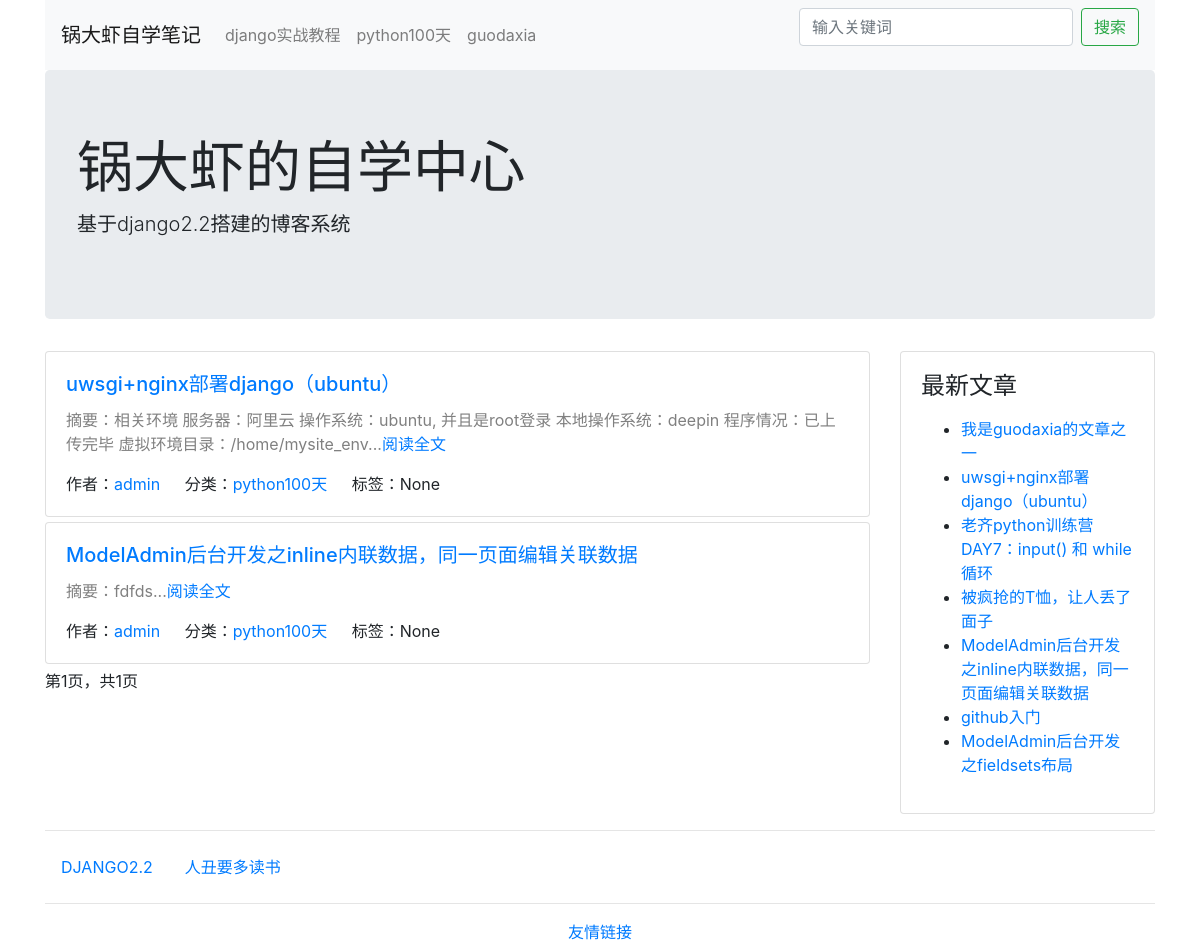
Screenshot of /category/3/ with the database file from the repository.
### blog/models.py (models this page shows, shortened)
class Category(models.Model):
    STATUS_NORMAL = 1
    STATUS_DELETE = 0
    STATUS_ITEMS = (
        (STATUS_NORMAL, '正常'),
        (STATUS_DELETE, '删除'),
    )
    name = models.CharField('名称', max_length=50)
    status = models.PositiveIntegerField('状态', default=STATUS_NORMAL, choices=STATUS_ITEMS)
    is_nav = models.BooleanField('是否为导航', default=False)
    owner = models.ForeignKey(User, verbose_name='作者', on_delete=models.CASCADE)
    created_time = models.DateTimeField('创建时间', auto_now_add=True)
    class Meta:
        verbose_name = verbose_name_plural = '分类'
    @classmethod
    def get_navs(cls):
        categories = cls.objects.filter(status=cls.STATUS_NORMAL)
        nav_categories = []
        normal_categories = []
        for cate in categories:
            if cate.is_nav:
                nav_categories.append(cate)
            else:
                normal_categories.append(cate)
        category = {
            'navs': nav_categories,
            'categories': normal_categories,
        }
        return category

class Post(models.Model):
    STATUS_NORMAL = 1
    STATUS_DELETE = 0
    STATUS_DRAFT = 2
    STATUS_ITEMS = (
        (STATUS_NORMAL, '正常'),
        (STATUS_DELETE, '删除'),
        (STATUS_DRAFT, '草稿'),
    )
    title = models.CharField('标题', max_length=255)
    decs = models.CharField('摘要', max_length=1024, blank=True, null=True)
    content = models.TextField('正文', help_text='正文必须为markdown格式')
    status = models.PositiveIntegerField('状态', choices=STATUS_ITEMS, default=STATUS_NORMAL)
    category = models.ForeignKey(Category, verbose_name='分类', on_delete=models.CASCADE)
    tag = models.ManyToManyField(Tag, verbose_name='标签')
    owner = models.ForeignKey(User, verbose_name='作者', on_delete=models.CASCADE)
    created_time = models.DateTimeField('创建时间', auto_now_add=True)
    pv = models.PositiveIntegerField(default=1)
    uv = models.PositiveIntegerField(default=1)
    class Meta:
        verbose_name = verbose_name_plural = '文章'
        ordering = ['-id']
    @classmethod
    def latest_posts(cls):
        return cls.objects.filter(status=cls.STATUS_NORMAL)

### config/models.py (models this page shows, shortened)
class SideBar(models.Model):
    STATUS_SHOW = 1
    STATUS_HIDE = 2
    DISPLAY_HTML = 1
    DISPLAY_LATEST = 2
    DISPLAY_HOT = 3
    DISPLAY_COMMENT = 4
    STATUS_ITEMS = (
        (STATUS_SHOW, '展示'),
        (STATUS_HIDE, '隐藏'),
    )
    SIDE_TYPE = (
        (DISPLAY_HTML, 'HTML'),
        (DISPLAY_LATEST, '最新文章'),
        (DISPLAY_HOT, '最热文章'),
        (DISPLAY_COMMENT, '最近评论'),
    )
    title = models.CharField('标题', max_length=50)
    display_type = models.PositiveIntegerField('展示类型', choices=SIDE_TYPE, default=1)
    content = models.CharField('内容', help_text='如果设置的不是HTML类型，可为空', blank=True, max_length=500)
    status = models.PositiveIntegerField('状态', choices=STATUS_ITEMS, default=STATUS_SHOW)
    owner = models.ForeignKey(User, verbose_name='作者', on_delete=models.CASCADE)
    created_time = models.DateTimeField('创建时间', auto_now_add=True)
    class Meta:
        verbose_name = verbose_name_plural = '侧边栏'
    @classmethod
    def get_all(cls):
        return cls.objects.filter(status=cls.STATUS_SHOW)
    @property
    def content_html(self):
        from blog.models import Post
        from comment.models import Comment
        result = ''
        if self.display_type == self.DISPLAY_HTML:
            result = self.content
        elif self.display_type == self.DISPLAY_LATEST:
            context = {
                'posts': Post.latest_posts(),
            }
            result = render_to_string('config/blocks/sidebar_posts.html', context)
        elif self.display_type == self.DISPLAY_HOT:
            context = {
                'posts': Post.hot_posts(),
            }
            result = render_to_string('config/blocks/sidebar_posts.html', context)
        elif self.display_type == self.DISPLAY_COMMENT:
            context = {
                'comments': Comment.objects.filter(status=Comment.STATUS_NORMAL),
            }
            result = render_to_string('config/blocks/sidebar_comments.html', context)
        return result

### blog/views.py (the view)
# urls.py: path('category/<category_id>/', CategoryView.as_view(), name='category_list'),
class CategoryView(IndexView):
    def get_context_data(self, **kwargs):
        context = super().get_context_data(**kwargs)
        category_id = self.kwargs.get('category_id')
        category = get_object_or_404(Category, pk=category_id)
        context.update({
            'category': category,
        })
        return context
    def get_queryset(self):
        queryset = super().get_queryset()
        category_id = self.kwargs.get('category_id')
        return queryset.filter(category_id=category_id)

### blog/views.py (called while the page is built)
    def get_context_data(self, **kwargs):
        context = super().get_context_data(**kwargs)
        context.update({
            'sidebars': SideBar.get_all(),
        })
        context.update(Category.get_navs())
        return context

### typeidea/templates/blog/list.html (shortened to what this page needs)
{% extends "../base.html" %}
{% block main %}
{% for post in post_list %}
<div class="card post">
    <div class="card-body">
        <h5 class="card-title"><a href="{% url 'post_detail' post.id %}">{{ post.title }}</a></h5>
        <div>
            <p style="color: gray">摘要：{{ post.decs }}...<a href="{% url 'post_detail' post.id %}">阅读全文</a></p>
        </div>
        <span class="card-link">作者：<a href="{% url 'author' post.owner.id %}">{{ post.owner.username }}</a></span>
        <span class="card-link">分类：<a href="{% url 'category_list' post.category.id %}">{{ post.category.name }}</a></span>
        <span class="card-link">标签：{{ post.tag.name }}</span>
    </div>
</div>
{% endfor %}
{% if page_obj %}
第{{ page_obj.number }}页，共{{ paginator.num_pages }}页
{% endif %}
{% endblock %}

### typeidea/templates/base.html (shortened to what this page needs)
<!DOCTYPE html>
<html lang="en">
<head>
    <link rel="stylesheet" href="https://cdn.bootcss.com/bootstrap/4.0.0/css/bootstrap.min.css">
</head>
<body>
    <div class="container head">
    <nav class="navbar navbar-expand-lg navbar-light bg-light">
        <a class="navbar-brand" href="{% url 'index' %}">锅大虾自学笔记</a>
        <div class="collapse navbar-collapse" id="navbarSupportedContent">
            <ul class="navbar-nav mr-auto">
                {% for cate in navs %}
                <li class="nav-item">
                    <a class="nav-link" href="{% url 'category_list' cate.id %}">{{ cate.name }}</a>
                </li>
                {% endfor %}
            </ul>
            <ul>
                <form class="form-inline my-2 my-lg-0" action="/search/" method="GET">
                    <input class="form-control mr-sm-2" value="{{ keyword }}" type="search" placeholder="输入关键词" aria-label="Search" name="keyword">
                    <button class="btn btn-outline-success" type="submit">搜索</button>
                </form>
            </ul>
        </div>
    </nav>
    <div class="jumbotron">
        <h1 class="display-4">锅大虾的自学中心</h1>
        <p class="lead">基于django2.2搭建的博客系统</p>
    </div>
    </div>
    <div class="container main">
        <div class="row">
            <div class="col-9 post-list">
                {% block main %}
                {% endblock %}
            </div>
            <div class="col-3">
                {% block sidebar %}
                    {% for sidebar in sidebars %}
                    <div class="card sidebar">
                        <div class="card-body">
                            <h4>{{ sidebar.title }}</h4>
                            <p>{{ sidebar.content_html }}</p>
                        </div>
                    </div>
                    {% empty %}
                    暂无信息
                    {% endfor %}
                {% endblock %}
            </div>
        </div>
    </div>
    <footer class="footer">
        {% block footer%}
        <div class="container">
            <hr>
            <nav class="nav category">
                {% for cate in categories %}
                <a href="{% url 'category_list' cate.id %}" class="nav-link">{{ cate.name }}</a>
                {% endfor %}
            </nav>
            <hr>
            <nav style="text-align: center">
                <a href="{% url 'links'%}">友情链接</a>
            </nav>
        </div>
        {% endblock %}
    </footer>
</body>
</html>

### typeidea/templates/config/blocks/sidebar_posts.html
<ul>
    {% for post in posts %}
    <li><a href="/post/{{ post.id }}.html">{{ post.title }}</a></li>
    {% endfor %}
</ul>

### typeidea/templates/base.html (style rules this page uses)
.post { margin-bottom: 5px }

### rows the page displays
Category: name "django实战教程"
Category: name "python100天"
Category: name "guodaxia"
Post: title "uwsgi+nginx部署django（ubuntu）", decs "相关环境 服务器：阿里云 操作系统：ubuntu, 并且是root登录 本地操作系统：deepin 程序情况：已上传完毕 虚拟环境目录：/home/mysite_env", owner.username "admin", category.name "python100天", tag.name "None"
Post: title "ModelAdmin后台开发之inline内联数据，同一页面编辑关联数据", decs "fdfds", owner.username "admin", category.name "python100天", tag.name "None"
SideBar: title "最新文章"
Post: title "我是guodaxia的文章之一"
Post: title "老齐python训练营DAY7：input() 和 while循环"
Post: title "被疯抢的T恤，让人丢了面子"
Post: title "github入门"
Post: title "ModelAdmin后台开发之fieldsets布局"
Category: name "DJANGO2.2"
Category: name "人丑要多读书"

### other values shown
{{ page_obj.number }} "1"
{{ paginator.num_pages }} "1"
